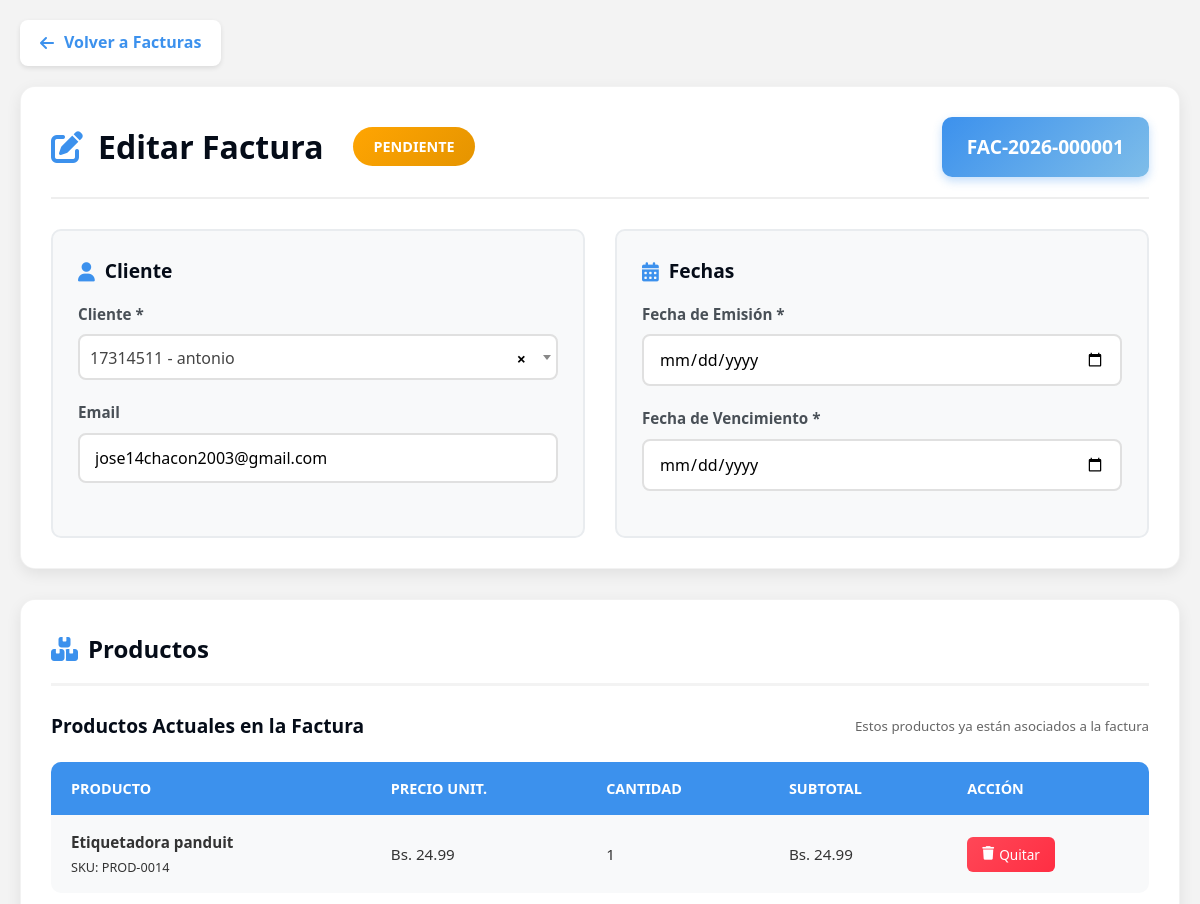
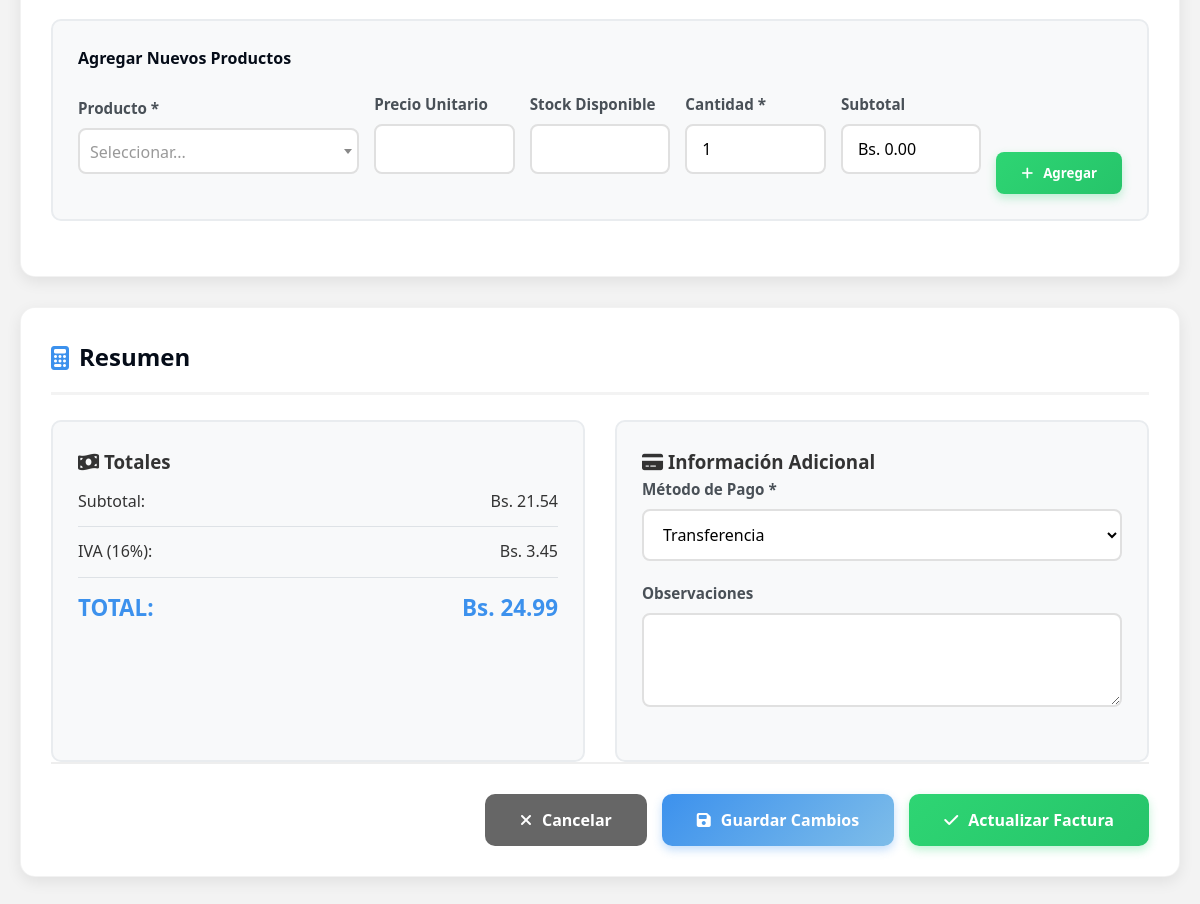
The app's page /facturacion/editar_factura.php?id=1 with its own data (2 pictures, top to bottom).
### tables this page shows
CREATE TABLE `facturas` (
  `id` int NOT NULL AUTO_INCREMENT,
  `pedido_id` int DEFAULT NULL,
  `cliente_id` int NOT NULL,
  `numero_factura` varchar(20) NOT NULL,
  `fecha_emision` datetime DEFAULT CURRENT_TIMESTAMP,
  `fecha_vencimiento` date DEFAULT NULL,
  `subtotal` decimal(10,2) DEFAULT '0.00',
  `iva` decimal(10,2) DEFAULT '0.00',
  `total` decimal(10,2) NOT NULL DEFAULT '0.00',
  `metodo_pago` varchar(50) DEFAULT NULL,
  `estado` enum('pendiente','pagada','anulada') DEFAULT 'pendiente',
  `usuario_id` int DEFAULT NULL,
  `created_at` timestamp NULL DEFAULT CURRENT_TIMESTAMP,
  PRIMARY KEY (`id`),
  UNIQUE KEY `numero_factura` (`numero_factura`),
  UNIQUE KEY `pedido_id` (`pedido_id`),
  KEY `cliente_id` (`cliente_id`),
  CONSTRAINT `facturas_ibfk_1` FOREIGN KEY (`pedido_id`) REFERENCES `pedidos` (`id`) ON DELETE SET NULL,
  CONSTRAINT `facturas_ibfk_2` FOREIGN KEY (`cliente_id`) REFERENCES `clientes` (`id`) ON DELETE CASCADE
);

CREATE TABLE `clientes` (
  `id` int NOT NULL AUTO_INCREMENT,
  `tipo_documento` enum('cedula','ruc','pasaporte','dni') DEFAULT 'cedula',
  `documento` varchar(20) NOT NULL,
  `nombre` varchar(100) NOT NULL,
  `email` varchar(100) NOT NULL,
  `telefono` varchar(20) DEFAULT NULL,
  `direccion` text,
  `ciudad` varchar(50) DEFAULT NULL,
  `estado` enum('activo','inactivo','moroso') DEFAULT 'activo',
  `fecha_registro` datetime DEFAULT CURRENT_TIMESTAMP,
  PRIMARY KEY (`id`),
  UNIQUE KEY `documento` (`documento`)
);

CREATE TABLE `factura_detalles` (
  `id` int NOT NULL AUTO_INCREMENT,
  `factura_id` int NOT NULL,
  `producto_id` int NOT NULL,
  `cantidad` int NOT NULL DEFAULT '1',
  `precio_unitario` decimal(10,2) NOT NULL DEFAULT '0.00',
  `subtotal` decimal(10,2) NOT NULL DEFAULT '0.00',
  PRIMARY KEY (`id`),
  KEY `factura_id` (`factura_id`),
  KEY `producto_id` (`producto_id`),
  CONSTRAINT `factura_detalles_ibfk_1` FOREIGN KEY (`factura_id`) REFERENCES `facturas` (`id`) ON DELETE CASCADE,
  CONSTRAINT `factura_detalles_ibfk_2` FOREIGN KEY (`producto_id`) REFERENCES `products` (`id`) ON DELETE CASCADE
);

CREATE TABLE `products` (
  `id` int NOT NULL AUTO_INCREMENT,
  `sku` varchar(100) DEFAULT NULL,
  `name` varchar(255) NOT NULL,
  `price` decimal(10,2) NOT NULL,
  `image_url` varchar(512) DEFAULT NULL,
  `description` text,
  `category` varchar(100) DEFAULT 'General',
  `rating` decimal(2,1) DEFAULT '0.0',
  `views_count` int DEFAULT '0',
  `specs` text,
  `stock` int DEFAULT '0',
  `is_featured` tinyint(1) DEFAULT '0',
  `weight` decimal(10,2) DEFAULT '0.00',
  `dimensions` varchar(100) DEFAULT NULL,
  `currency` varchar(3) DEFAULT 'Bs',
  `active` tinyint(1) NOT NULL DEFAULT '1',
  `deleted_at` datetime DEFAULT NULL,
  `created_at` timestamp NULL DEFAULT CURRENT_TIMESTAMP,
  `updated_at` timestamp NULL DEFAULT CURRENT_TIMESTAMP ON UPDATE CURRENT_TIMESTAMP,
  PRIMARY KEY (`id`),
  UNIQUE KEY `sku` (`sku`)
);

### facturacion/editar_factura.php (the view, shortened to what this page needs)
<?php
try {
    $pdo = conectarDB();
    $pdo->setAttribute(PDO::ATTR_DEFAULT_FETCH_MODE, PDO::FETCH_ASSOC);
} catch (PDOException $e) {
    die("Error interno del servidor");
}
$factura_id = $_GET['id'] ?? 0;
$factura_data = [];
$detalles_factura = [];
try {
    $stmt = $pdo->prepare("
        SELECT f.*, c.nombre as cliente_nombre, c.email as cliente_email
        FROM facturas f
        LEFT JOIN clientes c ON f.cliente_id = c.id
        WHERE f.id = ?
    ");
    $stmt->execute([$factura_id]);
    $factura_data = $stmt->fetch();
    $stmt = $pdo->prepare("
        SELECT fd.*, p.name as producto_nombre, p.sku, p.stock
        FROM factura_detalles fd
        LEFT JOIN products p ON fd.producto_id = p.id
        WHERE fd.factura_id = ?
    ");
    $stmt->execute([$factura_id]);
    $detalles_factura = $stmt->fetchAll();
} catch (PDOException $e) {
    die("Error interno del servidor");
}
?>
<!DOCTYPE html>
<html lang="es">
<head>
    <link rel="stylesheet" href="https://cdnjs.cloudflare.com/ajax/libs/font-awesome/6.4.0/css/all.min.css">
    <link href="https://cdn.jsdelivr.net/npm/select2@4.1.0-rc.0/dist/css/select2.min.css" rel="stylesheet" />
</head>
<body>
    <div class="edit-container">
        <a href="listar_facturas.php" class="back-button">
            <i class="fas fa-arrow-left"></i> Volver a Facturas
        </a>
        <div class="header">
            <div class="header-title">
                <h1><i class="fas fa-edit"></i> Editar Factura
                    <span class="status-badge status-<?php echo $factura_data['estado']; ?>">
                        <?php echo ucfirst($factura_data['estado']); ?>
                    </span>
                </h1>
                <div class="invoice-number">
                    <?php echo htmlspecialchars($factura_data['numero_factura']); ?>
                </div>
            </div>
            <div class="edit-info-grid">
                <div class="info-card">
                    <h3><i class="fas fa-user"></i> Cliente</h3>
                    <div class="form-group">
                        <label class="form-label">Cliente *</label>
                    </div>
                    <div id="clienteInfo">
                        <div class="form-group">
                            <label class="form-label">Email</label>
                            <input type="email" id="clienteEmail" class="form-control"
                                   value="<?php echo htmlspecialchars($factura_data['cliente_email']); ?>" readonly>
                        </div>
                    </div>
                </div>
                <div class="info-card">
                    <h3><i class="fas fa-calendar-alt"></i> Fechas</h3>
                    <div class="form-group">
                        <label class="form-label">Fecha de Emisión *</label>
                        <input type="date" id="fechaEmision" class="form-control"
                               value="<?php echo $factura_data['fecha_emision']; ?>" required>
                    </div>
                    <div class="form-group">
                        <label class="form-label">Fecha de Vencimiento *</label>
                        <input type="date" id="fechaVencimiento" class="form-control"
                               value="<?php echo $factura_data['fecha_vencimiento']; ?>" required>
                    </div>
                </div>
            </div>
        </div>
        <div class="products-section">
            <h3 class="section-title"><i class="fas fa-boxes"></i> Productos</h3>
            <div class="current-products">
                <div class="current-products-title">
                    <h4>Productos Actuales en la Factura</h4>
                    <small style="color: #666;">Estos productos ya están asociados a la factura</small>
                </div>
                <table class="current-table">
                    <thead>
                        <tr>
                            <th>Producto</th>
                            <th>Precio Unit.</th>
                            <th>Cantidad</th>
                            <th>Subtotal</th>
                            <th>Acción</th>
                        </tr>
                    </thead>
                    <tbody id="currentProductsBody">
                        <?php foreach ($detalles_factura as $detalle): ?>
                        <tr data-product-id="<?php echo $detalle['producto_id']; ?>"
                            data-cantidad="<?php echo $detalle['cantidad']; ?>"
                            data-precio="<?php echo $detalle['precio_unitario']; ?>">
                            <td>
                                <strong><?php echo htmlspecialchars($detalle['producto_nombre']); ?></strong><br>
                                <small>SKU: <?php echo htmlspecialchars($detalle['sku']); ?></small>
                            </td>
                            <td>Bs. <?php echo number_format($detalle['precio_unitario'], 2); ?></td>
                            <td><?php echo $detalle['cantidad']; ?></td>
                            <td>Bs. <?php echo number_format($detalle['subtotal'], 2); ?></td>
                            <td>
                                <button class="btn-remove" onclick="eliminarProductoActual(this)">
                                    <i class="fas fa-trash"></i> Quitar
                                </button>
                            </td>
                        </tr>
                        <?php endforeach; ?>
                    </tbody>
                </table>
            </div>
            <div class="add-product-form">
                <h4 style="margin-bottom: 20px; color: var(--bush-black);">Agregar Nuevos Productos</h4>
                <div class="form-row">
                    <div class="form-group">
                        <label class="form-label">Producto *</label>
                    </div>
                    <div class="form-group">
                        <label class="form-label">Precio Unitario</label>
                        <input type="number" id="precioUnitario" class="form-control" step="0.01" min="0" readonly>
                    </div>
                    <div class="form-group">
                        <label class="form-label">Stock Disponible</label>
                        <input type="number" id="stockDisponible" class="form-control" readonly>
                    </div>
                    <div class="form-group">
                        <label class="form-label">Cantidad *</label>
                        <input type="number" id="cantidadProducto" class="form-control" min="1" value="1">
                    </div>
                    <div class="form-group">
                        <label class="form-label">Subtotal</label>
                        <input type="text" id="subtotalProducto" class="form-control" readonly>
                    </div>
                    <button type="button" id="btnAgregarProducto" class="btn-add-product">
                        <i class="fas fa-plus"></i> Agregar
                    </button>
                </div>
            </div>
        </div>
        <div class="summary-section">
            <h3 class="section-title"><i class="fas fa-calculator"></i> Resumen</h3>
            <div class="summary-grid">
                <div class="summary-card">
                    <h3><i class="fas fa-money-bill-wave"></i> Totales</h3>
                    <div class="summary-row">
                        <span>Subtotal:</span>
                        <span id="subtotalTotal">Bs. <?php echo number_format($factura_data['subtotal'], 2); ?></span>
                    </div>
                    <div class="summary-row">
                        <span>IVA (16%):</span>
                        <span id="ivaTotal">Bs. <?php echo number_format($factura_data['iva'], 2); ?></span>
                    </div>
                    <div class="summary-row total">
                        <span>TOTAL:</span>
                        <span id="totalFactura">Bs. <?php echo number_format($factura_data['total'], 2); ?></span>
                    </div>
                </div>
                <div class="summary-card">
                    <h3><i class="fas fa-credit-card"></i> Información Adicional</h3>
                    <div class="form-group">
                        <label class="form-label">Método de Pago *</label>
                        <select id="metodoPago" class="form-control" required>
                            <option value="transferencia" <?php echo $factura_data['metodo_pago'] == 'transferencia' ? 'selected' : ''; ?>>Transferencia</option>
                        </select>
                    </div>
                    <div class="form-group">
                        <label class="form-label">Observaciones</label>
                        <textarea id="observaciones" class="form-control" rows="3"><?php echo htmlspecialchars($factura_data['observaciones'] ?? ''); ?></textarea>
                    </div>
                </div>
            </div>
            <div class="edit-actions">
                <button type="button" id="btnCancelar" class="btn-secondary">
                    <i class="fas fa-times"></i> Cancelar
                </button>
                <button type="button" id="btnGuardarCambios" class="btn-primary">
                    <i class="fas fa-save"></i> Guardar Cambios
                </button>
                <button type="button" id="btnActualizarFactura" class="btn-success">
                    <i class="fas fa-check"></i> Actualizar Factura
                </button>
            </div>
        </div>
    </div>
</body>
</html>

### records on screen
facturas: estado "PENDIENTE", numero_factura "FAC-2026-000001", cliente.email "jose14chacon2003@gmail.com", subtotal "21.54", iva "3.45", total "24.99", metodo_pago "Transferencia"
factura_detalles: producto.name "Etiquetadora panduit", producto.sku "PROD-0014", precio_unitario "24.99", cantidad "1", subtotal "24.99"
